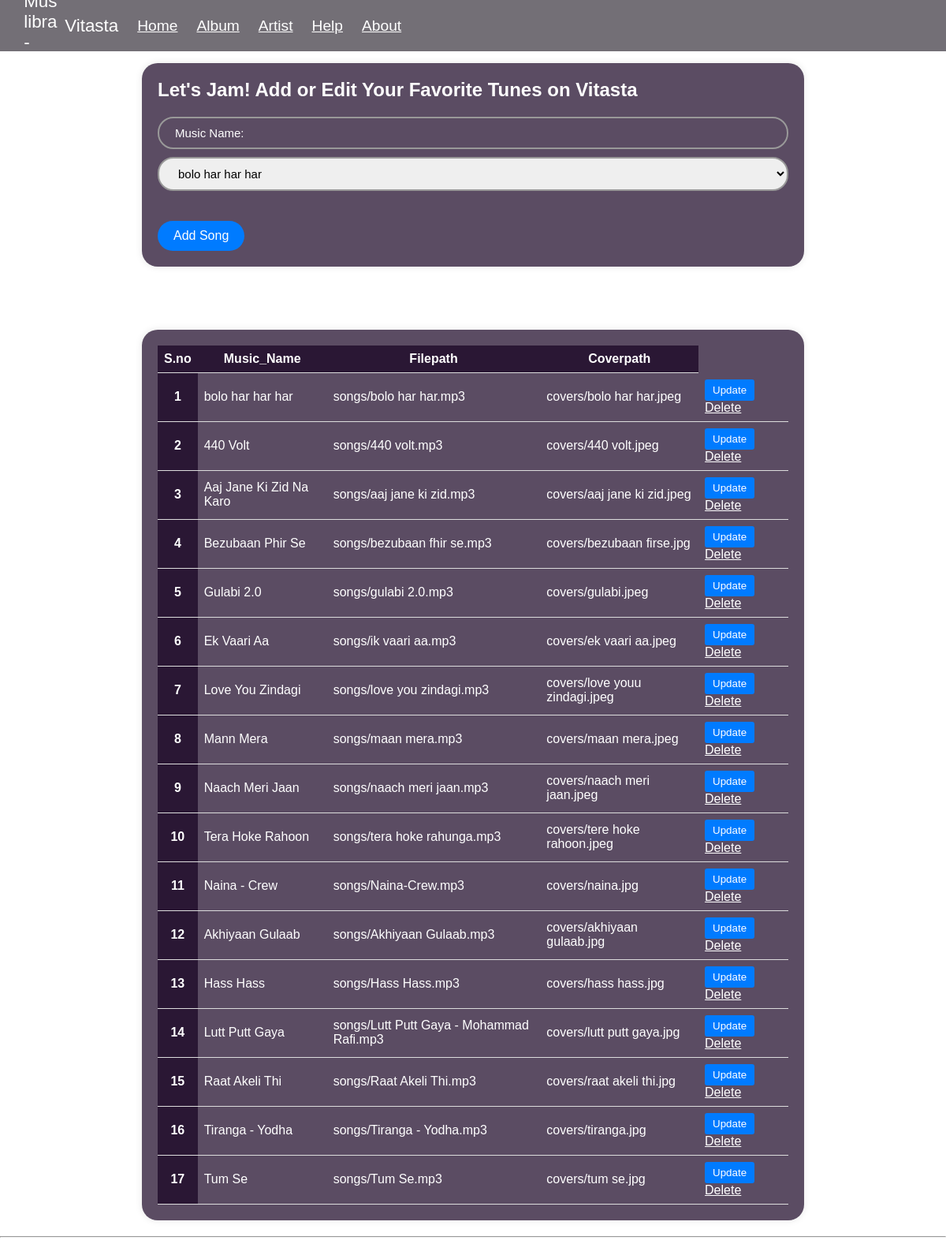
Page /sql.php on the committed database.
### tables this page shows
CREATE TABLE `album` (
  `sno` int(11) NOT NULL,
  `music_name` varchar(50) NOT NULL,
  `filepath` varchar(50) NOT NULL,
  `coverpath` varchar(50) NOT NULL
);

### sql.php (the view, shortened to what this page needs)
<?php
$servername = "localhost";
$username = "root";
$password = "";
$database = "music";
$conn = mysqli_connect($servername, $username, $password, $database);
?>
<!DOCTYPE html>
<html lang="en">
<head>
    <link rel="stylesheet" href="style2.css" />
</head>
<body>
    <nav>
        <ul>
        <li class="brand"><img src="images/music.jpg" alt="Music library - Vitasta"> Vitasta </li>
            <li><a href="home.html">Home</a></li>
            <li><a href="sql.php">Album</a></li>
            <li><a href="artist.html">Artist</a></li>
            <li><a href="help.html">Help</a></li>
            <li><a href="about.html">About</a></li>
        </ul>
    </nav>
    <div class="container my-4">
        <h2>Let's Jam! Add or Edit Your Favorite Tunes on Vitasta</h2>
        <form action="sql.php" method="POST">
            <label for="music_name">Music Name:</label>
            <select name="music_name" id="music_name">
                <?php
                $sql = "SELECT `music_name` FROM `music`";
                $result = mysqli_query($conn, $sql);
                while ($row = mysqli_fetch_assoc($result)) {
                    echo "<option value='" . $row["music_name"] . "'>" . $row["music_name"] . "</option>";
                }
                ?>
            </select>
            <br><br>
            <button type="submit" class=".submitBtn">Add Song</button>
        </form>
    </div>
    <div class="container my-4" id="content ">
        <table class="table" id="myTable">
            <thead>
                <tr>
                    <th scope="col" style="background-color: rgba(22, 0, 34, 0.7); color: white;">S.no</th>
                    <th scope="col" style="background-color: rgba(22, 0, 34, 0.7); color: white;">Music_Name</th>
                    <th scope="col" style="background-color: rgba(22, 0, 34, 0.7); color: white;">Filepath</th>
                    <th scope="col" style="background-color: rgba(22, 0, 34, 0.7); color: white;">Coverpath</th>
                </tr>
            </thead>
            <tbody>
                <?php
                $sql = "SELECT * FROM `album`";
                $result = mysqli_query($conn, $sql);
                $sno = 0;
                while($row = mysqli_fetch_assoc($result)){
                    $sno = $sno + 1;
                    echo "<tr>
                    <th scope='row' style='background-color: rgba(22, 0, 34, 0.7); color: white;'>". $sno . "</th>
                            <td>". $row['music_name'] . "</td>
                            <td>". $row['filepath'] . "</td>
                            <td>". $row['coverpath'] . "</td>
                            <td>
                                <button class='edit btn btn-sm btn-primary' id='".$row['sno']."' onclick='editSong(".$row['sno'].")'>Update</button>
                                <a href='sql.php?delete=".$row['sno']."' class='btn btn-sm btn-primary delete-btn'>Delete</a>
                            </td>
                        </tr>";
                }
                ?>
            </tbody>
        </table>
    </div>
    <hr>
</body>
</html>

### style2.css (style rules this page uses)
body { font-family: Arial, sans-serif; background-image: url('images/bge.jpg'); background-size: cover; background-position: center; margin: 0; padding: 0; color: #fff; }
nav { position: fixed; top: 0; left: 0; width: 100%; z-index: 1000; background-color: rgba(23, 15, 28, 0.6); padding: 10px; display: flex; justify-content: space-between; align-items: center; }
nav ul { display: flex; font-family: 'Ubuntu', sans-serif; font-size: larger; align-items: center; list-style-type: none; height: 45px; color: white; margin: 0; padding: 0; }
nav ul li { padding: 0 12px; list-style: none; color: white; }
.brand img { width: 44px; padding: 0 8px; }
.brand { display: flex; align-items: center; font-weight: normal; font-size: 1.4rem; margin-left: 0.2px; }
nav ul li a { color: white; }
.container { margin: 80px auto; padding: 20px; background-color: rgba(22, 0, 34, 0.7); border-radius: 20px; box-shadow: 0 0 10px rgba(0, 0, 0, 0.1); max-width: 800px; color: white; }
.container.my-4 { margin-bottom: 20px; }
.container h2 { font-size: 24px; }
.container form { margin-top: 20px; }
.container form label { display: block; margin-bottom: 10px; }
.container form select { border: 2px solid #999; border-radius: 20px; outline: none; font-size: 15px; padding: 10px 20px; width: 100%; box-sizing: border-box; margin-bottom: 20px; }
.container form button { background-color: #007bff; color: white; border: none; border-radius: 20px; padding: 10px 20px; font-size: 16px; cursor: pointer; transition: background-color 0.3s ease; }
table { width: 100%; border-collapse: collapse; }
th, td { padding: 8px; border-bottom: 1px solid #ddd; }
th { background-color: #333; color: #fff; }
.edit, .delete { padding: 6px 10px; border: none; background-color: #007bff; color: #fff; cursor: pointer; border-radius: 3px; transition: background-color 0.3s ease; }
h2 { margin-top: 0; }
.delete-btn { color: white; }
label, select { border: 2px solid #999; border-radius: 20px; outline: none; font-size: 15px; padding: 10px 20px; margin: 0px; width: 100%; box-sizing: border-box; }

### rows in the picture
album: music_name "bolo har har har", filepath "songs/bolo har har.mp3", coverpath "covers/bolo har har.jpeg"
album: music_name "440 Volt", filepath "songs/440 volt.mp3", coverpath "covers/440 volt.jpeg"
album: music_name "Aaj Jane Ki Zid Na Karo", filepath "songs/aaj jane ki zid.mp3", coverpath "covers/aaj jane ki zid.jpeg"
album: music_name "Bezubaan Phir Se", filepath "songs/bezubaan fhir se.mp3", coverpath "covers/bezubaan firse.jpg"
album: music_name "Gulabi 2.0", filepath "songs/gulabi 2.0.mp3", coverpath "covers/gulabi.jpeg"
album: music_name "Ek Vaari Aa", filepath "songs/ik vaari aa.mp3", coverpath "covers/ek vaari aa.jpeg"
album: music_name "Love You Zindagi", filepath "songs/love you zindagi.mp3", coverpath "covers/love youu zindagi.jpeg"
album: music_name "Mann Mera", filepath "songs/maan mera.mp3", coverpath "covers/maan mera.jpeg"
album: music_name "Naach Meri Jaan", filepath "songs/naach meri jaan.mp3", coverpath "covers/naach meri jaan.jpeg"
album: music_name "Tera Hoke Rahoon", filepath "songs/tera hoke rahunga.mp3", coverpath "covers/tere hoke rahoon.jpeg"
album: music_name "Naina - Crew", filepath "songs/Naina-Crew.mp3", coverpath "covers/naina.jpg"
album: music_name "Akhiyaan Gulaab", filepath "songs/Akhiyaan Gulaab.mp3", coverpath "covers/akhiyaan gulaab.jpg"
album: music_name "Hass Hass", filepath "songs/Hass Hass.mp3", coverpath "covers/hass hass.jpg"
album: music_name "Lutt Putt Gaya", filepath "songs/Lutt Putt Gaya - Mohammad Rafi.mp3", coverpath "covers/lutt putt gaya.jpg"
album: music_name "Raat Akeli Thi", filepath "songs/Raat Akeli Thi.mp3", coverpath "covers/raat akeli thi.jpg"
album: music_name "Tiranga - Yodha", filepath "songs/Tiranga - Yodha.mp3", coverpath "covers/tiranga.jpg"
album: music_name "Tum Se", filepath "songs/Tum Se.mp3", coverpath "covers/tum se.jpg"

### other values in the picture
form field music_name "bolo har har har"
